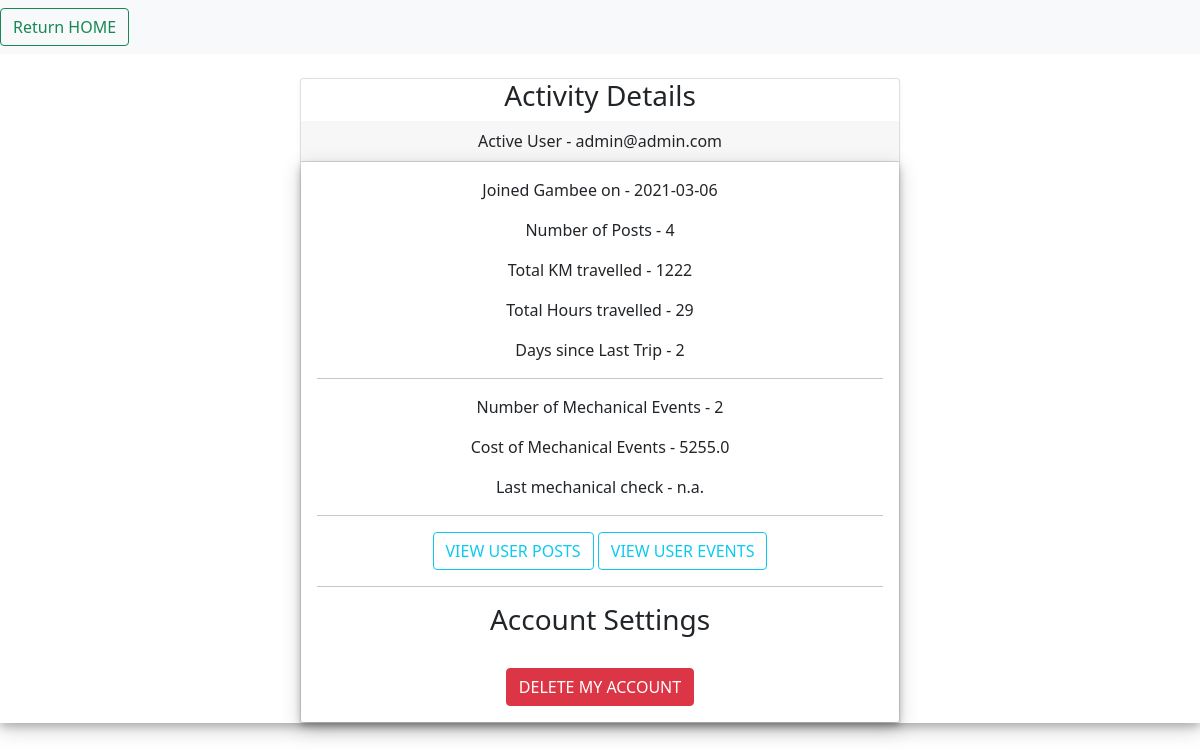
Page /user/admin (signed in) on the earlier database version.
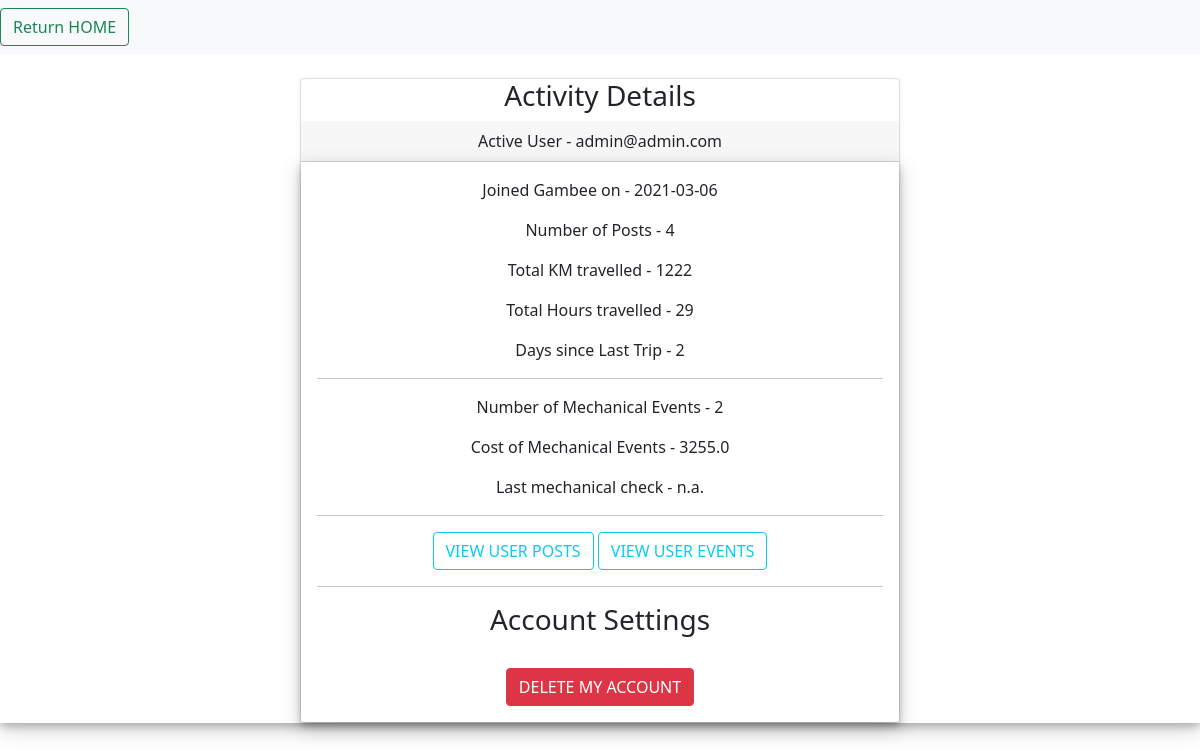
Same page on the later database version.
### application/models.py (models this page shows, shortened)
class MechanicalEvent(db.Model):
    __tablename__ = 'Mechanical_Tab'
    id = db.Column(db.Integer, primary_key=True)
    event_name = db.Column(db.String(100))
    event_date = db.Column(db.Date)
    event_details = db.Column(db.String(200))
    event_km = db.Column(db.Integer)
    event_cost = db.Column(db.Float)
    event_owner = db.Column(db.String(100))

### application/routes.py (the view)
@app.route('/user/<rider_email>')
def user_panel(rider_email):
    active_user = Riders.query.filter(Riders.email.startswith(rider_email)).first()
    fulL_user = RiderProfile(active_user.email, active_user.joined_on)
    fulL_user.set_tripDB(TripRecords)
    fulL_user.set_meventsDB(MechanicalEvent)
    fulL_user.get_user_recordset()
    fulL_user.get_mechanical_recordset()
    return render_template('user_panel.html', rider_email=fulL_user)

### application/routes.py (called while the page is built)
@loginMan.user_loader
def load_user(email):
    return Riders.query.filter_by(email=email).first()

### components/riderProfile.py (called while the page is built)
    def set_tripDB(self, db_object):
        self.tripsDB = db_object

    def set_meventsDB(self, db_object):
        self.meventsDB = db_object

    def get_user_recordset(self):
        if self.email != Config.ADMIN_USER:
            user_rec = self.tripsDB.query.filter_by(added_by=self.email).all()
        else:
            user_rec = self.tripsDB.query.all()
        self.recordset_user = user_rec

    def get_mechanical_recordset(self):
        if self.email != Config.ADMIN_USER:
            user_rec = self.meventsDB.query.filter_by(event_owner=self.email).all()
        else:
            user_rec = self.meventsDB.query.all()
        self.recordset_mechanical = user_rec

    def get_no_posts(self):
        no_of_posts = 0
        for post in self.recordset_user:
            no_of_posts += 1
        return no_of_posts

    def get_total_km(self):
        no_km = 0
        for post in self.recordset_user:
            no_km += post.km_travelled
        return no_km

### application/templates/user_panel.html (shortened to what this page needs)
{% extends 'base.html' %}
{%block user_block%}
<nav class="navbar navbar-light bg-light">
    <form class="form-inline">
        <button class="btn btn-outline-success" type="button" onclick="window.location.href='{{ url_for( 'home') }}';">
            Return HOME
        </button>
    </form>
</nav>
<div class="d-flex justify-content-center text-center form_shadow">
    <div class="card shadow-sm col-sm-3 mt-4 form_shadow" style="width: 50%">
        <h3>Activity Details</h3>
        <div class="card-header">
            Active User - {{rider_email.email}}
        </div>
        <div class="card-body form_shadow">
            <p class="text-sm-left">Joined Gambee on - {{rider_email.joined_on}}</p>
            <p class="text-sm-left">Number of Posts - {{rider_email.get_no_posts()}}</p>
            <p class="text-sm-left">Total KM travelled - {{rider_email.get_total_km()}}</p>
            <p class="text-sm-left">Total Hours travelled - {{rider_email.get_total_h()}}</p>
            <p class="text-sm-left">Days since Last Trip - {{rider_email.get_days_since_last()}}</p>
            <hr>
            <p class="text-sm-left">Number of Mechanical Events - {{rider_email.get_no_mevents()}}</p>
            <p class="text-sm-left">Cost of Mechanical Events - {{rider_email.get_cost_mevents()}}</p>
            <p class="text-sm-left">Last mechanical check - n.a.</p>
            <hr>
            <button class="btn btn-outline-info" type="button"
                    onclick="window.location.href='{{ url_for( 'view_trips') }}';">VIEW USER POSTS
            </button>
            <button class="btn btn-outline-info" type="button"
                    onclick="window.location.href='{{ url_for( 'view_mechanical_ev') }}';">VIEW USER EVENTS
            </button>
            <hr>
            <h3>Account Settings</h3>
            <br>
            <button class="btn btn-danger" type="button"
                    onclick="window.location.href='{{ url_for( 'delete_user', rider_email=rider_email.email) }}';">DELETE MY ACCOUNT
            </button>
        </div>
    </div>
</div>
{%endblock%}

Differences in the rows shown:
changed through a linked row, MechanicalEvent: get_cost_mevents "5255.0" → "3255.0"
